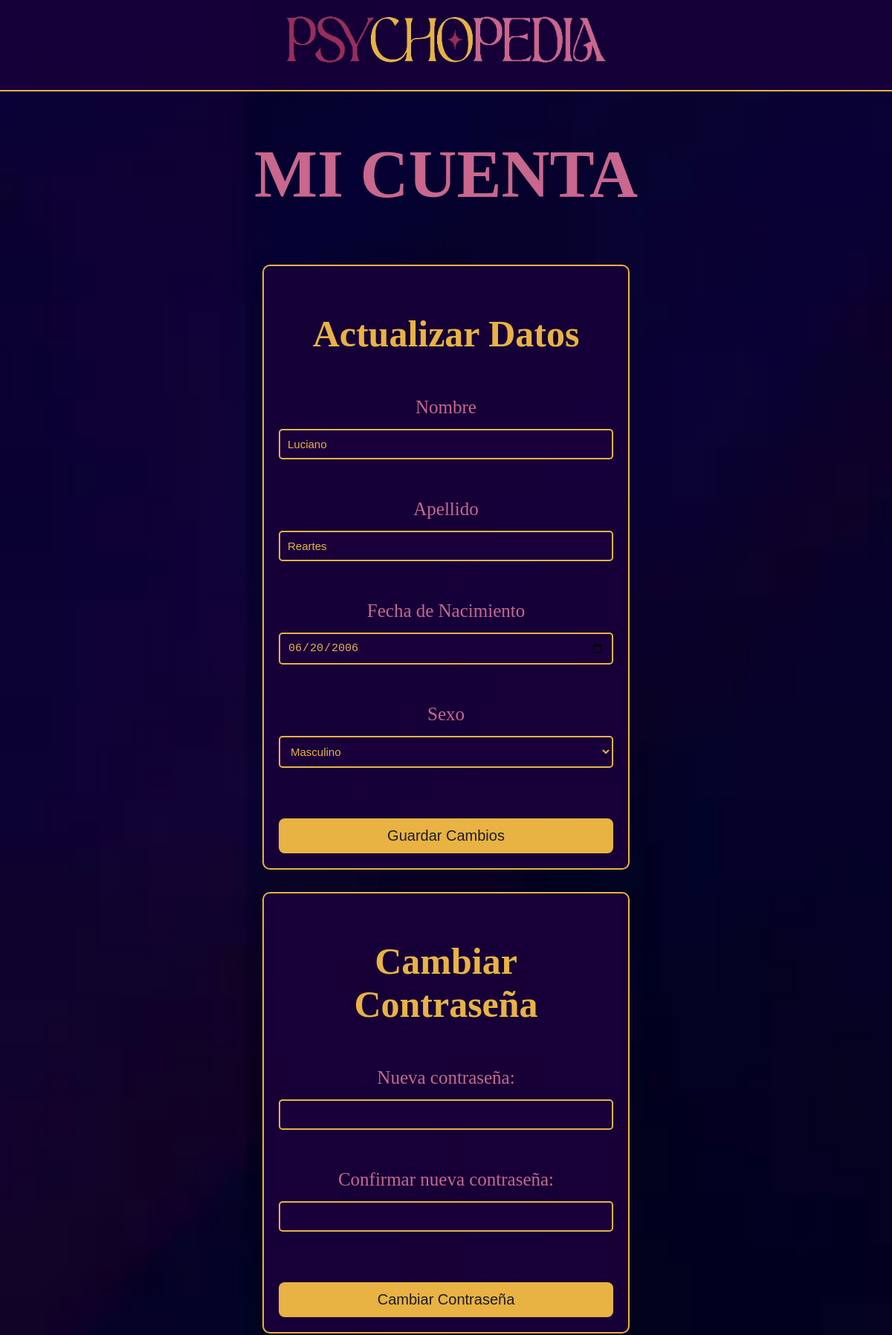
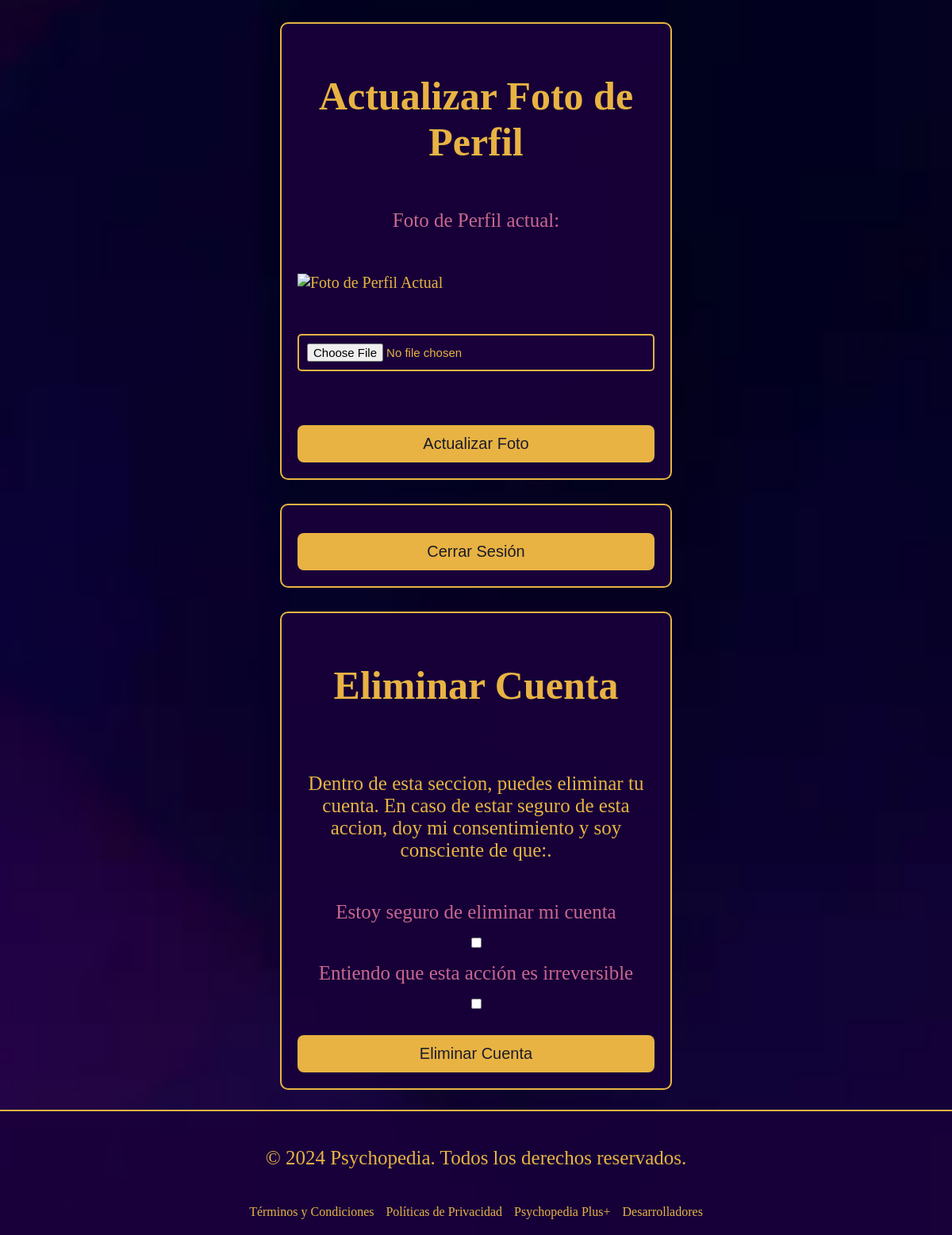
/cuenta/cuenta.php (signed in), run on the app's committed database (2 pictures, top to bottom).
### tables this page shows
CREATE TABLE `usuarios` (
  `apellido` varchar(50) NOT NULL,
  `nombre` varchar(50) NOT NULL,
  `sexo` varchar(100) NOT NULL,
  `fnacimiento` date NOT NULL,
  `mail` varchar(200) NOT NULL,
  `contrase` varchar(100) NOT NULL,
  `id` int(11) NOT NULL,
  `foto_perfil` varchar(255) NOT NULL,
  `plan` enum('ninguno','basic','') NOT NULL DEFAULT 'ninguno',
  `fecha_suscripcion` date DEFAULT NULL
);

### cuenta/cuenta.php (the view, shortened to what this page needs)
<?php
include '../conexion.php';
$usuario = $_SESSION['usuario'];
$sql = "SELECT nombre, apellido, fnacimiento, sexo, contrase, foto_perfil FROM usuarios WHERE id = ?";
$stmt = $cnx->prepare($sql);
$stmt->bind_param("s", $usuario);
$stmt->execute();
$stmt->bind_result($nombre, $apellido, $fnacimiento, $sexo, $contrase, $foto_perfil);
?>
<!DOCTYPE html>
<html lang="es">
<head>
    <link rel="stylesheet" href="estilosCuenta.css">
</head>
<body>
<header>
    <a href="../home/home.php">
        <img src="../recursos/titulo.png" alt="Título" class="logo">
    </a>
</header>
    <h1>MI CUENTA</h1>
    <main>
        <form action="cuenta.php" method="post">
            <h2>Actualizar Datos</h2>
            <label for="nombre">Nombre</label>
            <input type="text" name="nombre" id="nombre" value="<?php echo $nombre; ?>" required><br>
            <label for="apellido">Apellido</label>
            <input type="text" name="apellido" id="apellido" value="<?php echo $apellido; ?>" required><br>
            <label for="fnacimiento">Fecha de Nacimiento</label>
            <input type="date" name="fnacimiento" id="fnacimiento" value="<?php echo $fnacimiento; ?>" required><br>
            <label for="sexo">Sexo </label>
            <select name="sexo" id="sexo">
                <option value="Masculino" <?php if($sexo == 'Masculino') echo 'selected'; ?>>Masculino</option>
            </select><br>
            <button type="submit" name="actualizar_datos" class="botonescss">Guardar Cambios</button>
        </form>
        <form action="cuenta.php" method="post">
                <h2>Cambiar Contraseña</h2>
                <label for="nueva_contrasena">Nueva contraseña:</label>
                <input type="text" name="nueva_contrasena" id="nueva_contrasena" required><br>
                <label for="confirmar_contrasena">Confirmar nueva contraseña:</label>
                <input type="password" name="confirmar_contrasena" id="botonescss" required><br>
                <button type="submit" name="cambiar_contrasena" class="botonescss">Cambiar Contraseña</button>
        </form>
        <form action="cuenta.php" method="post" enctype="multipart/form-data">
            <h2>Actualizar Foto de Perfil</h2>
            <label for="foto_perfil">Foto de Perfil actual:</label><br>
            <img src="<?php echo $foto_perfil; ?>" alt="Foto de Perfil Actual" class="fotoPerfilImg"><br>
            <input type="file" name="foto_perfil" id="foto_perfil"><br>
            <button type="submit" name="actualizar_foto" class="botonescss">Actualizar Foto</button>
        </form>
        <form action="../cerrarsesion.php" method="post">
            <button type="submit" name="cerrar_sesion" class="botonescss">Cerrar Sesión</button>
        </form>
        <form action="cuenta.php" method="post" class="" onsubmit="return confirmarEliminacion();">
            <h2>Eliminar Cuenta</h2>
            <p>Dentro de esta seccion, puedes eliminar tu cuenta. En caso de estar seguro de esta accion, doy mi consentimiento y soy consciente de que:.</p>
            <label for="confirmacion1">Estoy seguro de eliminar mi cuenta</label>
            <input type="checkbox" name="confirmacion2" id="confirmacion2" required>
            <label for="confirmacion2">Entiendo que esta acción es irreversible</label>
            <input type="checkbox" name="confirmacion1" id="confirmacion1" required>
            <button type="submit" name="eliminar_cuenta" class="botonescss">Eliminar Cuenta</button>
        </form>
    </main>
    <footer>
        <div class="footer-content">
            <p>© 2024 Psychopedia. Todos los derechos reservados.</p>
            <nav class="footer-nav">
                <a href="../terminos/tycondiciones.html">Términos y Condiciones</a>
                <a href="../terminos/pprivacidad.html">Políticas de Privacidad</a>
                <a href="../plus/plus.php">Psychopedia Plus+</a>
                <a href="../desarrolladores/inidesarrolladores.php">Desarrolladores</a>
            </nav>
        </div>
    </footer>
</body>
</html>

### cuenta/estilosCuenta.css (style rules this page uses)
body { font-family: 'Bodoni MT'; font-size: 20px; background: url('../recursos/fondoryis.jpg') no-repeat center center fixed; background-size: cover; color: #E8B343; margin: 0; padding: 0; display: flex; flex-direction: column; align-items: center; }
header { background-color: rgba(25, 0, 58, 0.8); padding: 15px; display: flex; justify-content: center; align-items: center; border-bottom: 2px solid #E8B343; width: 100%; }
header a { text-align: center; margin-bottom: 10px; }
header img.logo { width: 450px; transition: transform 0.5s ease; }
h1 { font-size: ; color: #C9678E; padding-bottom: 10px; font-size: 90px; }
p { font-size: 4em; color: #E8B343; padding-bottom: 10px; font-family: 'Bodoni Mt'; font-size: 25px; text-align: center; }
main { display: flex; flex-direction: column; gap: 30px; align-items: center; }
form { background-color: rgba(25, 0, 58, 0.9); padding: 20px; border: 2px solid #E8B343; border-radius: 10px; width: 450px; display: flex; flex-direction: column; gap: 15px; }
form label { color: #C9678E; text-align: center; font-family: 'Bodoni Mt'; font-size: 25px; }
form h2 { text-align: center; font-size: 50px; }
form input, form select { padding: 10px; border: 2px solid #E8B343; border-radius: 5px; background-color: #19003A; color: #E8B343; font-size: 15px; }
form button { padding: 10px; border-radius: 5px; cursor: pointer; font-size: 1em; border: 1px solid #E8B343; }
.botonescss { background-color: #E8B343; color: #1C1B29; padding: 12px 20px; font-size: 1em; border: none; border-radius: 8px; cursor: pointer; transition: background-color 0.3s ease, transform 0.1s ease; margin-top: 15px; }
footer { background-color: rgba(25, 0, 58, 0.8); color: #E8B343; font-family: 'Bodoni MT'; padding: 20px; position: relative; border-top: 2px solid #E8B343; width: 100%; bottom: 0; text-align: center; margin-top: 25px; }
.footer-content { display: flex; flex-direction: column; align-items: center; gap: 10px; }
.footer-nav { display: flex; justify-content: center; gap: 15px; }
.footer-nav a { color: #E8B343; text-decoration: none; font-size: 16px; }

### data on the page
usuarios: nombre "Luciano", apellido "Reartes", fnacimiento "06/20/2006", sexo "Masculino"
